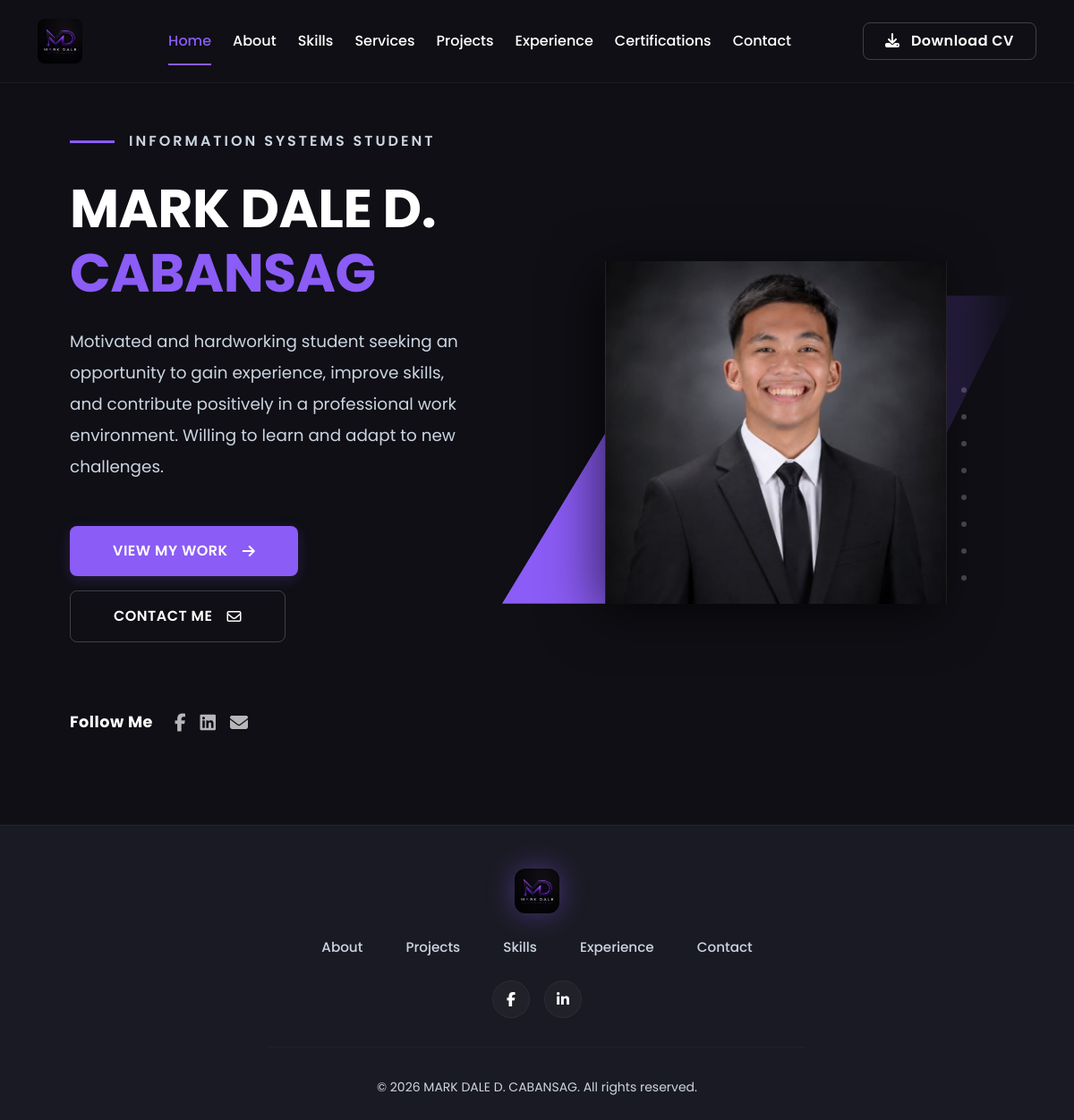
The page / on the database its author committed.
### tables this page shows
CREATE TABLE `settings` (
  `id` int(11) NOT NULL,
  `site_title` varchar(255) DEFAULT 'Mark Dale D. Cabansag',
  `hero_title` varchar(255) DEFAULT 'INFORMATION SYSTEMS STUDENT',
  `hero_name` varchar(255) DEFAULT 'MARK DALE D. CABANSAG',
  `objective` text DEFAULT NULL,
  `email` varchar(255) DEFAULT 'markcabansag108@gmail.com',
  `phone` varchar(50) DEFAULT '0993-740-0980',
  `location` varchar(255) DEFAULT 'Purok 2b, Sto Nino, Carmen, Davao del Norte',
  `linkedin` varchar(255) DEFAULT 'https://www.linkedin.com/in/mark-dale-cabansag-010105409/',
  `github` varchar(255) DEFAULT ''
);

### index.php (the view, shortened to what this page needs)
<?php require_once 'includes/header.php'; ?>
<section class="d-flex align-items-center position-relative overflow-hidden" style="min-height: calc(100vh - 100px);">
    <div class="container px-4 px-lg-5 position-relative z-1">
        <div class="row align-items-center">
            <div class="col-lg-6 mb-5 mb-lg-0 py-lg-5 order-2 order-lg-1 text-center text-lg-start">
                <div class="d-inline-flex align-items-center gap-3 mb-4">
                    <div style="width: 50px; height: 3px; background-color: var(--primary-color);"></div>
                    <span class="text-uppercase fw-semibold tracking-wider text-muted" style="letter-spacing: 3px; font-size: 1rem;">
                        <?= htmlspecialchars($settings['hero_title'] ?? 'INFORMATION SYSTEMS STUDENT') ?>
                    </span>
                </div>
                <?php
                $hero_name = $settings['hero_name'] ?? 'MARK DALE D. CABANSAG';
                $name_parts = explode(' ', $hero_name);
                $last_name = array_pop($name_parts);
                $first_names = implode(' ', $name_parts);
                ?>
                <h1 class="display-3 fw-bold mb-4 text-white" style="line-height: 1.2; font-size: clamp(3.5rem, 5vw, 5rem);">
                    <?= htmlspecialchars($first_names) ?><br>
                    <span style="color: var(--primary-color);"><?= htmlspecialchars($last_name) ?></span>
                </h1>
                <p class="text-muted mb-5 pe-lg-5" style="font-size: 1.15rem; line-height: 1.9; max-width: 95%;">
                    <?= htmlspecialchars($settings['objective'] ?? 'Motivated and hardworking student seeking an opportunity to gain experience, improve skills, and contribute positively in a professional work environment.') ?>
                </p>
                <div class="d-flex flex-wrap gap-3 justify-content-center justify-content-lg-start align-items-center">
                    <a href="projects" class="btn btn-primary-custom px-4 px-lg-5 py-3 d-flex align-items-center gap-2">
                        VIEW MY WORK <i class="fas fa-arrow-right ms-2"></i>
                    </a>
                    <a href="contact" class="btn btn-outline-custom px-4 px-lg-5 py-3 d-flex align-items-center gap-2">
                        CONTACT ME <i class="far fa-envelope ms-2"></i>
                    </a>
                </div>
                <div class="mt-4 pt-3 mt-lg-5 pt-lg-4 d-flex align-items-center justify-content-center justify-content-lg-start gap-3 gap-lg-4">
                    <span class="text-white fw-bold" style="font-size: 1.1rem; letter-spacing: 0.5px;">Follow Me</span>
                    <div class="d-flex gap-3 social-links-hero">
                        <a href="https://www.facebook.com/markdalecabansag1" class="text-white fs-5 fs-lg-4" target="_blank"><i class="fab fa-facebook-f"></i></a>
                        <?php if(!empty($settings['linkedin'])): ?>
                        <a href="<?= htmlspecialchars($settings['linkedin']) ?>" class="text-white fs-5 fs-lg-4" target="_blank"><i class="fab fa-linkedin"></i></a>
                        <?php endif; ?>
                        <?php if(!empty($settings['email'])): ?>
                        <a href="mailto:<?= htmlspecialchars($settings['email']) ?>" class="text-white fs-5 fs-lg-4" target="_blank"><i class="fas fa-envelope"></i></a>
                        <?php endif; ?>
                    </div>
                </div>
            </div>
            <div class="col-lg-6 text-center position-relative h-100 d-flex justify-content-center align-items-center mb-4 mb-lg-0 mt-4 mt-lg-0 order-1 order-lg-2">
                 <div class="position-relative d-inline-block" style="width: 75%; max-width: 450px;">
                     <img src="assets/images/mark.jpg" alt="Profile" class="img-fluid position-relative w-100" style="z-index: 1; filter: drop-shadow(-10px 10px 30px rgba(0,0,0,0.6));">
                 </div>
            </div>
        </div>
    </div>
</section>
<?php require_once 'includes/footer.php'; ?>

### includes/footer.php (shortened to what this page needs)
<footer class="pt-5 pb-4 mt-5 border-top" style="border-color: rgba(255,255,255,0.05) !important; background-color: var(--surface-color);">
    <div class="container text-center">
        <a href="./" class="d-inline-block mb-4 text-decoration-none">
            <img src="assets/images/logo.png" alt="MD Logo" style="height: 50px; width: auto; border-radius: 12px; filter: drop-shadow(0 0 15px rgba(139, 92, 246, 0.4));">
        </a>
        <div class="d-flex flex-wrap justify-content-center gap-3 gap-md-5 mb-4 footer-nav-links">
            <a href="about" class="text-muted text-decoration-none">About</a>
            <a href="projects" class="text-muted text-decoration-none">Projects</a>
            <a href="skills" class="text-muted text-decoration-none">Skills</a>
            <a href="experience" class="text-muted text-decoration-none">Experience</a>
            <a href="contact" class="text-muted text-decoration-none">Contact</a>
        </div>
        <div class="d-flex justify-content-center gap-3 mb-2">
            <a href="https://www.facebook.com/markdalecabansag1" class="social-icon-footer" target="_blank"><i class="fab fa-facebook-f"></i></a>
            <?php if(!empty($settings['linkedin'])): ?>
            <a href="<?= htmlspecialchars($settings['linkedin']) ?>" class="social-icon-footer" target="_blank"><i class="fab fa-linkedin-in"></i></a>
            <?php endif; ?>
        </div>
        <hr style="border-color: rgba(255,255,255,0.1); margin: 2rem auto; width: 100%; max-width: 600px;">
        <p class="text-muted small mb-0">&copy; <?= date('Y') ?> <?= htmlspecialchars($settings['hero_name'] ?? 'Mark Dale D. Cabansag') ?>. All rights reserved.</p>
    </div>
</footer>
</body>
</html>

### assets/css/style.css (style rules this page uses)
:root { --bg-color: #0f0f15; --surface-color: #1a1a24; --surface-light: #252533; --primary-color: #8b5cf6; --primary-hover: #a78bfa; --text-main: #ffffff; --text-muted: #cbd5e1; --font-family: 'Poppins', sans-serif; }
body { background-color: var(--bg-color); color: var(--text-main); font-family: var(--font-family); -webkit-font-smoothing: antialiased; font-size: 16px; line-height: 1.8; }
.text-muted { color: var(--text-muted) !important; }
a { text-decoration: none; transition: all 0.3s ease; }
h1, h2, h3, h4, h5, h6 { color: var(--text-main); font-weight: 600; letter-spacing: -0.5px; }
.btn { padding: 14px 30px; font-size: 1rem; font-weight: 600; border-radius: 8px; letter-spacing: 0.5px; }
.btn-primary-custom { background-color: var(--primary-color); color: white; border: none; box-shadow: 0 4px 15px rgba(139, 92, 246, 0.2); }
.btn-outline-custom { background-color: transparent; color: var(--text-main); border: 1px solid rgba(255, 255, 255, 0.2); }

### index.php (style rules this page uses)
.social-links-hero a { transition: all 0.3s ease; opacity: 0.7; }

### includes/footer.php (style rules this page uses)
.footer-nav-links a { font-weight: 500; font-size: 0.95rem; transition: color 0.3s ease; }
.social-icon-footer { display: inline-flex; align-items: center; justify-content: center; width: 42px; height: 42px; background-color: rgba(255,255,255,0.03); color: var(--text-main); border-radius: 50%; transition: all 0.3s ease; border: 1px solid rgba(255,255,255,0.05); }

### rows shown on the page
settings: hero_title "INFORMATION SYSTEMS STUDENT", objective "Motivated and hardworking student seeking an opportunity to gain experience, improve skills, and contribute positively in a professional work environment. Willing to learn and adapt to new challenges.", hero_name "MARK DALE D. CABANSAG"

### other values the page prints
$first_names "MARK DALE D."
$last_name "CABANSAG"
